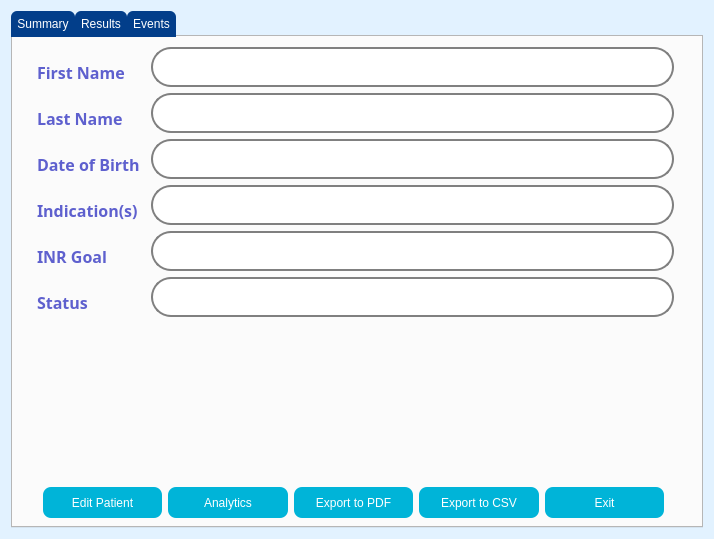
<?xml version="1.0" encoding="UTF-8"?>
<ui version="4.0">
 <class>DlgProfile</class>
 <widget class="QDialog" name="DlgProfile">
  <property name="geometry">
   <rect>
    <x>0</x>
    <y>0</y>
    <width>714</width>
    <height>539</height>
   </rect>
  </property>
  <property name="palette">
   <palette>
    <active>
     <colorrole role="Base">
      <brush brushstyle="SolidPattern">
       <color alpha="255">
        <red>255</red>
        <green>255</green>
        <blue>255</blue>
       </color>
      </brush>
     </colorrole>
     <colorrole role="Window">
      <brush brushstyle="SolidPattern">
       <color alpha="255">
        <red>226</red>
        <green>242</green>
        <blue>255</blue>
       </color>
      </brush>
     </colorrole>
    </active>
    <inactive>
     <colorrole role="Base">
      <brush brushstyle="SolidPattern">
       <color alpha="255">
        <red>255</red>
        <green>255</green>
        <blue>255</blue>
       </color>
      </brush>
     </colorrole>
     <colorrole role="Window">
      <brush brushstyle="SolidPattern">
       <color alpha="255">
        <red>226</red>
        <green>242</green>
        <blue>255</blue>
       </color>
      </brush>
     </colorrole>
    </inactive>
    <disabled>
     <colorrole role="Base">
      <brush brushstyle="SolidPattern">
       <color alpha="255">
        <red>226</red>
        <green>242</green>
        <blue>255</blue>
       </color>
      </brush>
     </colorrole>
     <colorrole role="Window">
      <brush brushstyle="SolidPattern">
       <color alpha="255">
        <red>226</red>
        <green>242</green>
        <blue>255</blue>
       </color>
      </brush>
     </colorrole>
    </disabled>
   </palette>
  </property>
  <property name="windowTitle">
   <string>Patient Profile</string>
  </property>
  <property name="styleSheet">
   <string notr="true">
QPushButton {
	background-color: #00b4d8;
	color: white;
	border-radius: 8px;
	font-family: &quot;Raleway&quot;;
	font: 12px;
}

QPushButton::hover{
	border: 3px solid #0077b6;
}

QLineEdit {
	border: 2px  solid gray;
	border-radius: 20px;
	padding: 10px;
	font-family:  &quot;Raleway&quot;;
	font: 12px;

}

QLabel {
	color: #5E60CE;
	font-family: &quot;Raleway&quot;;
	font-size: 16px;
	font-weight: bold;
	margin-top: 10px;
}

QLabel#lblNotice {
	font-family: &quot;Raleway&quot;;
	font-size: 12px;	
	font-weight: normal;
	color: black;
	margin: 0;
}

QTabBar::tab {
	background-color: #023e8a;
	color: white;
	padding: 6px;
	border-top-left-radius: 6px;
	border-top-right-radius: 6px;
}

QTabBar::tab::hover{
	background-color: #7400b8;
}</string>
  </property>
  <layout class="QVBoxLayout" name="verticalLayout">
   <item>
    <widget class="QTabWidget" name="tabProfile">
     <property name="palette">
      <palette>
       <active>
        <colorrole role="Base">
         <brush brushstyle="SolidPattern">
          <color alpha="255">
           <red>255</red>
           <green>255</green>
           <blue>255</blue>
          </color>
         </brush>
        </colorrole>
        <colorrole role="Window">
         <brush brushstyle="SolidPattern">
          <color alpha="255">
           <red>255</red>
           <green>255</green>
           <blue>255</blue>
          </color>
         </brush>
        </colorrole>
       </active>
       <inactive>
        <colorrole role="Base">
         <brush brushstyle="SolidPattern">
          <color alpha="255">
           <red>255</red>
           <green>255</green>
           <blue>255</blue>
          </color>
         </brush>
        </colorrole>
        <colorrole role="Window">
         <brush brushstyle="SolidPattern">
          <color alpha="255">
           <red>255</red>
           <green>255</green>
           <blue>255</blue>
          </color>
         </brush>
        </colorrole>
       </inactive>
       <disabled>
        <colorrole role="Base">
         <brush brushstyle="SolidPattern">
          <color alpha="255">
           <red>255</red>
           <green>255</green>
           <blue>255</blue>
          </color>
         </brush>
        </colorrole>
        <colorrole role="Window">
         <brush brushstyle="SolidPattern">
          <color alpha="255">
           <red>255</red>
           <green>255</green>
           <blue>255</blue>
          </color>
         </brush>
        </colorrole>
       </disabled>
      </palette>
     </property>
     <property name="styleSheet">
      <string notr="true"/>
     </property>
     <property name="tabShape">
      <enum>QTabWidget::Rounded</enum>
     </property>
     <property name="currentIndex">
      <number>0</number>
     </property>
     <widget class="QWidget" name="Summary">
      <property name="focusPolicy">
       <enum>Qt::TabFocus</enum>
      </property>
      <attribute name="title">
       <string>Summary</string>
      </attribute>
      <widget class="QWidget" name="layoutWidget">
       <property name="geometry">
        <rect>
         <x>20</x>
         <y>10</y>
         <width>641</width>
         <height>343</height>
        </rect>
       </property>
       <layout class="QVBoxLayout" name="lytSummaryMain">
        <item>
         <layout class="QFormLayout" name="lytSummaryInfo">
          <item row="0" column="0">
           <widget class="QLabel" name="lblFirstName">
            <property name="font">
             <font>
              <family>Raleway</family>
              <pointsize>-1</pointsize>
              <weight>75</weight>
              <bold>true</bold>
             </font>
            </property>
            <property name="text">
             <string>First Name</string>
            </property>
           </widget>
          </item>
          <item row="0" column="1">
           <widget class="QLineEdit" name="ledFirstName">
            <property name="readOnly">
             <bool>true</bool>
            </property>
           </widget>
          </item>
          <item row="1" column="0">
           <widget class="QLabel" name="lblLastName">
            <property name="font">
             <font>
              <family>Raleway</family>
              <pointsize>-1</pointsize>
              <weight>75</weight>
              <bold>true</bold>
             </font>
            </property>
            <property name="text">
             <string>Last Name</string>
            </property>
           </widget>
          </item>
          <item row="1" column="1">
           <widget class="QLineEdit" name="ledLastName">
            <property name="readOnly">
             <bool>true</bool>
            </property>
           </widget>
          </item>
          <item row="2" column="0">
           <widget class="QLabel" name="lblDOB">
            <property name="font">
             <font>
              <family>Raleway</family>
              <pointsize>-1</pointsize>
              <weight>75</weight>
              <bold>true</bold>
             </font>
            </property>
            <property name="text">
             <string>Date of Birth</string>
            </property>
           </widget>
          </item>
          <item row="2" column="1">
           <widget class="QLineEdit" name="ledDOB">
            <property name="readOnly">
             <bool>true</bool>
            </property>
           </widget>
          </item>
          <item row="3" column="0">
           <widget class="QLabel" name="lblIndications">
            <property name="font">
             <font>
              <family>Raleway</family>
              <pointsize>-1</pointsize>
              <weight>75</weight>
              <bold>true</bold>
             </font>
            </property>
            <property name="text">
             <string>Indication(s)</string>
            </property>
           </widget>
          </item>
          <item row="3" column="1">
           <widget class="QLineEdit" name="ledIndications">
            <property name="readOnly">
             <bool>true</bool>
            </property>
           </widget>
          </item>
          <item row="4" column="0">
           <widget class="QLabel" name="lblGoal">
            <property name="font">
             <font>
              <family>Raleway</family>
              <pointsize>-1</pointsize>
              <weight>75</weight>
              <bold>true</bold>
             </font>
            </property>
            <property name="text">
             <string>INR Goal</string>
            </property>
           </widget>
          </item>
          <item row="4" column="1">
           <widget class="QLineEdit" name="ledGoal">
            <property name="readOnly">
             <bool>true</bool>
            </property>
           </widget>
          </item>
          <item row="5" column="0">
           <widget class="QLabel" name="lblStatus">
            <property name="font">
             <font>
              <family>Raleway</family>
              <pointsize>-1</pointsize>
              <weight>75</weight>
              <bold>true</bold>
             </font>
            </property>
            <property name="text">
             <string>Status</string>
            </property>
           </widget>
          </item>
          <item row="5" column="1">
           <widget class="QLineEdit" name="ledStatus">
            <property name="readOnly">
             <bool>true</bool>
            </property>
           </widget>
          </item>
         </layout>
        </item>
        <item>
         <widget class="QLabel" name="lblNotice">
          <property name="text">
           <string/>
          </property>
         </widget>
        </item>
       </layout>
      </widget>
      <widget class="QWidget" name="layoutWidget">
       <property name="geometry">
        <rect>
         <x>30</x>
         <y>450</y>
         <width>621</width>
         <height>31</height>
        </rect>
       </property>
       <layout class="QHBoxLayout" name="lytButtons">
        <item>
         <widget class="QPushButton" name="btnEditPatient">
          <property name="sizePolicy">
           <sizepolicy hsizetype="Minimum" vsizetype="Minimum">
            <horstretch>0</horstretch>
            <verstretch>0</verstretch>
           </sizepolicy>
          </property>
          <property name="minimumSize">
           <size>
            <width>85</width>
            <height>25</height>
           </size>
          </property>
          <property name="text">
           <string>Edit Patient</string>
          </property>
          <property name="icon">
           <iconset resource="../resource.qrc">
            <normaloff>:/img/icon/edit.png</normaloff>:/img/icon/edit.png</iconset>
          </property>
         </widget>
        </item>
        <item>
         <widget class="QPushButton" name="btnAnalytics">
          <property name="sizePolicy">
           <sizepolicy hsizetype="Minimum" vsizetype="Minimum">
            <horstretch>0</horstretch>
            <verstretch>0</verstretch>
           </sizepolicy>
          </property>
          <property name="minimumSize">
           <size>
            <width>85</width>
            <height>25</height>
           </size>
          </property>
          <property name="text">
           <string>Analytics</string>
          </property>
         </widget>
        </item>
        <item>
         <widget class="QPushButton" name="btnPDF">
          <property name="sizePolicy">
           <sizepolicy hsizetype="Minimum" vsizetype="Minimum">
            <horstretch>0</horstretch>
            <verstretch>0</verstretch>
           </sizepolicy>
          </property>
          <property name="minimumSize">
           <size>
            <width>85</width>
            <height>25</height>
           </size>
          </property>
          <property name="text">
           <string>Export to PDF</string>
          </property>
          <property name="icon">
           <iconset resource="../resource.qrc">
            <normaloff>:/img/icon/export.png</normaloff>:/img/icon/export.png</iconset>
          </property>
         </widget>
        </item>
        <item>
         <widget class="QPushButton" name="btnCSV">
          <property name="sizePolicy">
           <sizepolicy hsizetype="Minimum" vsizetype="Minimum">
            <horstretch>0</horstretch>
            <verstretch>0</verstretch>
           </sizepolicy>
          </property>
          <property name="minimumSize">
           <size>
            <width>85</width>
            <height>25</height>
           </size>
          </property>
          <property name="text">
           <string>Export to CSV</string>
          </property>
          <property name="icon">
           <iconset resource="../resource.qrc">
            <normaloff>:/img/icon/export.png</normaloff>:/img/icon/export.png</iconset>
          </property>
         </widget>
        </item>
        <item>
         <widget class="QPushButton" name="btnExitProfile">
          <property name="sizePolicy">
           <sizepolicy hsizetype="Minimum" vsizetype="Minimum">
            <horstretch>0</horstretch>
            <verstretch>0</verstretch>
           </sizepolicy>
          </property>
          <property name="minimumSize">
           <size>
            <width>85</width>
            <height>25</height>
           </size>
          </property>
          <property name="text">
           <string>Exit</string>
          </property>
         </widget>
        </item>
       </layout>
      </widget>
     </widget>
     <widget class="QWidget" name="Results">
      <attribute name="title">
       <string>Results</string>
      </attribute>
      <widget class="QWidget" name="horizontalLayoutWidget">
       <property name="geometry">
        <rect>
         <x>10</x>
         <y>50</y>
         <width>671</width>
         <height>431</height>
        </rect>
       </property>
       <layout class="QHBoxLayout" name="lytResultsMain">
        <item>
         <widget class="QTableWidget" name="tblResult">
          <column>
           <property name="text">
            <string>ID</string>
           </property>
           <property name="font">
            <font>
             <weight>75</weight>
             <bold>true</bold>
            </font>
           </property>
          </column>
          <column>
           <property name="text">
            <string>Date</string>
           </property>
           <property name="font">
            <font>
             <weight>75</weight>
             <bold>true</bold>
            </font>
           </property>
           <property name="textAlignment">
            <set>AlignLeading|AlignVCenter</set>
           </property>
          </column>
          <column>
           <property name="text">
            <string>INR</string>
           </property>
           <property name="font">
            <font>
             <weight>75</weight>
             <bold>true</bold>
            </font>
           </property>
           <property name="textAlignment">
            <set>AlignLeading|AlignVCenter</set>
           </property>
          </column>
          <column>
           <property name="text">
            <string>Goal</string>
           </property>
           <property name="font">
            <font>
             <weight>75</weight>
             <bold>true</bold>
            </font>
           </property>
           <property name="textAlignment">
            <set>AlignLeading|AlignVCenter</set>
           </property>
          </column>
          <column>
           <property name="text">
            <string>Total Dose</string>
           </property>
           <property name="font">
            <font>
             <weight>75</weight>
             <bold>true</bold>
            </font>
           </property>
           <property name="textAlignment">
            <set>AlignLeading|AlignVCenter</set>
           </property>
          </column>
          <column>
           <property name="text">
            <string>Comment</string>
           </property>
           <property name="font">
            <font>
             <weight>75</weight>
             <bold>true</bold>
            </font>
           </property>
           <property name="textAlignment">
            <set>AlignLeading|AlignVCenter</set>
           </property>
          </column>
         </widget>
        </item>
        <item>
         <layout class="QVBoxLayout" name="lytResultRight">
          <item>
           <widget class="QPushButton" name="btnAddResult">
            <property name="minimumSize">
             <size>
              <width>75</width>
              <height>30</height>
             </size>
            </property>
            <property name="text">
             <string>Add</string>
            </property>
            <property name="icon">
             <iconset resource="../resource.qrc">
              <normaloff>:/img/icon/add.png</normaloff>:/img/icon/add.png</iconset>
            </property>
           </widget>
          </item>
          <item>
           <widget class="QPushButton" name="btnEditResult">
            <property name="minimumSize">
             <size>
              <width>75</width>
              <height>30</height>
             </size>
            </property>
            <property name="text">
             <string>Edit</string>
            </property>
            <property name="icon">
             <iconset resource="../resource.qrc">
              <normaloff>:/img/icon/edit.png</normaloff>:/img/icon/edit.png</iconset>
            </property>
            <property name="autoDefault">
             <bool>false</bool>
            </property>
           </widget>
          </item>
          <item>
           <widget class="QPushButton" name="btnDeleteResult">
            <property name="minimumSize">
             <size>
              <width>75</width>
              <height>30</height>
             </size>
            </property>
            <property name="text">
             <string>Delete</string>
            </property>
            <property name="icon">
             <iconset resource="../resource.qrc">
              <normaloff>:/img/icon/delete.png</normaloff>:/img/icon/delete.png</iconset>
            </property>
           </widget>
          </item>
          <item>
           <spacer name="spcVertical">
            <property name="orientation">
             <enum>Qt::Vertical</enum>
            </property>
            <property name="sizeHint" stdset="0">
             <size>
              <width>20</width>
              <height>40</height>
             </size>
            </property>
           </spacer>
          </item>
         </layout>
        </item>
       </layout>
      </widget>
      <widget class="QLabel" name="lblName">
       <property name="geometry">
        <rect>
         <x>10</x>
         <y>10</y>
         <width>661</width>
         <height>31</height>
        </rect>
       </property>
       <property name="font">
        <font>
         <family>Raleway</family>
         <pointsize>-1</pointsize>
         <weight>75</weight>
         <bold>true</bold>
        </font>
       </property>
       <property name="text">
        <string>Last name, First name</string>
       </property>
      </widget>
     </widget>
     <widget class="QWidget" name="Events">
      <attribute name="title">
       <string>Events</string>
      </attribute>
      <widget class="QLabel" name="lblName_events">
       <property name="geometry">
        <rect>
         <x>10</x>
         <y>10</y>
         <width>661</width>
         <height>31</height>
        </rect>
       </property>
       <property name="font">
        <font>
         <family>Raleway</family>
         <pointsize>-1</pointsize>
         <weight>75</weight>
         <bold>true</bold>
        </font>
       </property>
       <property name="text">
        <string>Last name, First name</string>
       </property>
      </widget>
      <widget class="QWidget" name="layoutWidget">
       <property name="geometry">
        <rect>
         <x>10</x>
         <y>50</y>
         <width>671</width>
         <height>421</height>
        </rect>
       </property>
       <layout class="QHBoxLayout" name="lytMain">
        <item>
         <widget class="QTableWidget" name="tblEvents">
          <column>
           <property name="text">
            <string>Date</string>
           </property>
           <property name="font">
            <font>
             <weight>75</weight>
             <bold>true</bold>
            </font>
           </property>
          </column>
          <column>
           <property name="text">
            <string>Clinical Event</string>
           </property>
           <property name="font">
            <font>
             <weight>75</weight>
             <bold>true</bold>
            </font>
           </property>
          </column>
          <column>
           <property name="text">
            <string>Comment</string>
           </property>
           <property name="font">
            <font>
             <weight>75</weight>
             <bold>true</bold>
            </font>
           </property>
          </column>
         </widget>
        </item>
        <item>
         <layout class="QVBoxLayout" name="lytButtons_events">
          <item>
           <widget class="QPushButton" name="btnAddEvent">
            <property name="minimumSize">
             <size>
              <width>75</width>
              <height>30</height>
             </size>
            </property>
            <property name="text">
             <string>Add</string>
            </property>
            <property name="icon">
             <iconset resource="../resource.qrc">
              <normaloff>:/img/icon/add.png</normaloff>:/img/icon/add.png</iconset>
            </property>
           </widget>
          </item>
          <item>
           <widget class="QPushButton" name="btnEditEvent">
            <property name="minimumSize">
             <size>
              <width>75</width>
              <height>30</height>
             </size>
            </property>
            <property name="text">
             <string>Edit</string>
            </property>
            <property name="icon">
             <iconset resource="../resource.qrc">
              <normaloff>:/img/icon/edit.png</normaloff>:/img/icon/edit.png</iconset>
            </property>
            <property name="autoDefault">
             <bool>false</bool>
            </property>
           </widget>
          </item>
          <item>
           <widget class="QPushButton" name="btnDeleteEvent">
            <property name="minimumSize">
             <size>
              <width>75</width>
              <height>30</height>
             </size>
            </property>
            <property name="text">
             <string>Delete</string>
            </property>
            <property name="icon">
             <iconset resource="../resource.qrc">
              <normaloff>:/img/icon/delete.png</normaloff>:/img/icon/delete.png</iconset>
            </property>
           </widget>
          </item>
          <item>
           <spacer name="verticalSpacer">
            <property name="orientation">
             <enum>Qt::Vertical</enum>
            </property>
            <property name="sizeHint" stdset="0">
             <size>
              <width>20</width>
              <height>40</height>
             </size>
            </property>
           </spacer>
          </item>
         </layout>
        </item>
       </layout>
      </widget>
     </widget>
    </widget>
   </item>
  </layout>
 </widget>
 <tabstops>
  <tabstop>btnExitProfile</tabstop>
  <tabstop>btnEditResult</tabstop>
  <tabstop>ledFirstName</tabstop>
  <tabstop>ledLastName</tabstop>
  <tabstop>ledDOB</tabstop>
  <tabstop>ledIndications</tabstop>
  <tabstop>ledGoal</tabstop>
  <tabstop>ledStatus</tabstop>
  <tabstop>tblResult</tabstop>
  <tabstop>btnAddResult</tabstop>
  <tabstop>btnDeleteResult</tabstop>
 </tabstops>
 <resources>
  <include location="../resource.qrc"/>
 </resources>
 <connections/>
</ui>
